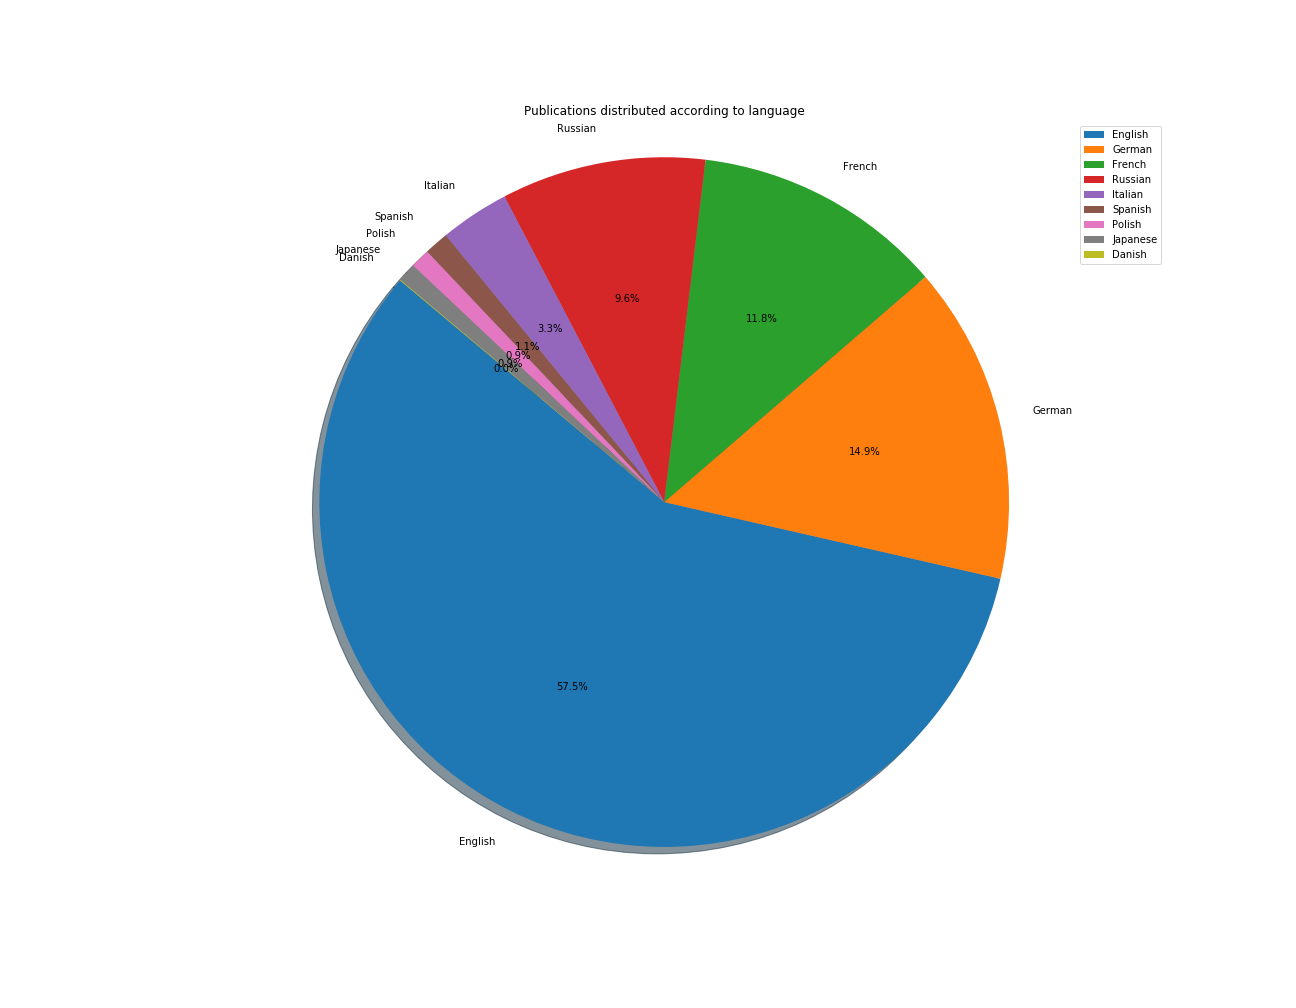

Write Python code to recreate this figure.
#!/usr/bin/env python3
# -*- coding: utf-8 -*-
"""
Created on Wed Mar 27 10:53:43 2019

@author: giudittaparolini
"""
import pandas as pd
import matplotlib.pyplot as plt
import csv
#import os
 

#tracks my path
#my_path = os.path.abspath(__file__)

# Language data (all)
df = pd.read_csv("language_counts.csv")

#I plot everything step by step to see if I am doing the right thing
print (df)


#I pair each language with its count in a list
with open("language_counts.csv", 'r') as f:
  reader = csv.reader(f)
  my_list = list(reader)

print(my_list)

#I now want to eliminate the first element of the list because it is the header and the couples with counts less or equal to 5
indexes = [0, 9, 10, 11, 12, 13, 14, 15, 16, 17, 18, 19, 20, 21]
for index in sorted(indexes, reverse=True):
    del my_list[index]

#When I reprint the list I now have only the data I want (language-count). I can use my_list as a dictionary
print(my_list)

#I extract the language elements from my list for the pie chart
languages = dict(my_list).keys()
print (languages)

#Idem for the value counts
counts = dict(my_list).values()
print (counts)

#Now I can prepare the pie chart and legend
fig=plt.figure(figsize=(18,14))
plt.pie(counts, labels=languages,
autopct='%1.1f%%', shadow=True, startangle=140)
plt.title("Publications distributed according to language")
plt.legend()
plt.axis('equal')
#plt.savefig(my_path + "/4_plots/plot_language_count.png") wrong
plt.savefig("plot_language_count.png") #savefig must be called before show, otherwise fig is empty
#plt.savefig("/Users/giudittaparolini/OneDrive\ -\ Technische\ Universität\ Berlin/Coding/learn_it_girls/learn_IT_girls_python/4_plots/plot_language_count.png") not working
plt.show()




